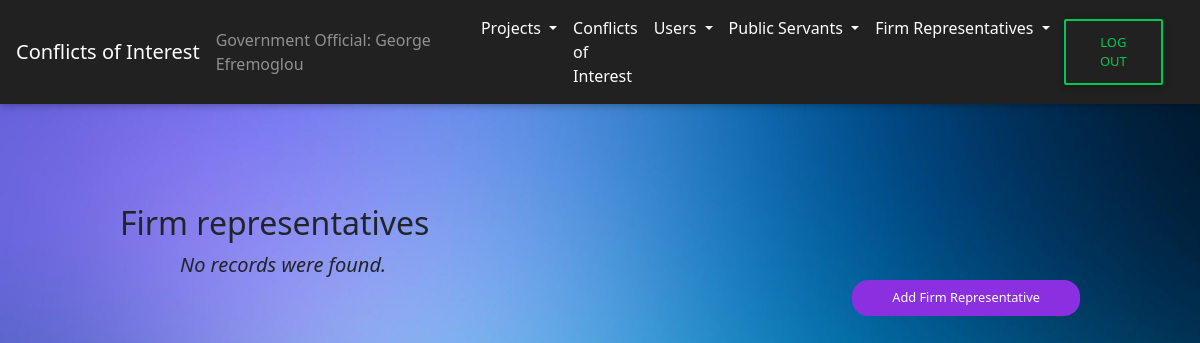
The app's page /CoI/view_firm_representatives_GO.php (signed in), older data.
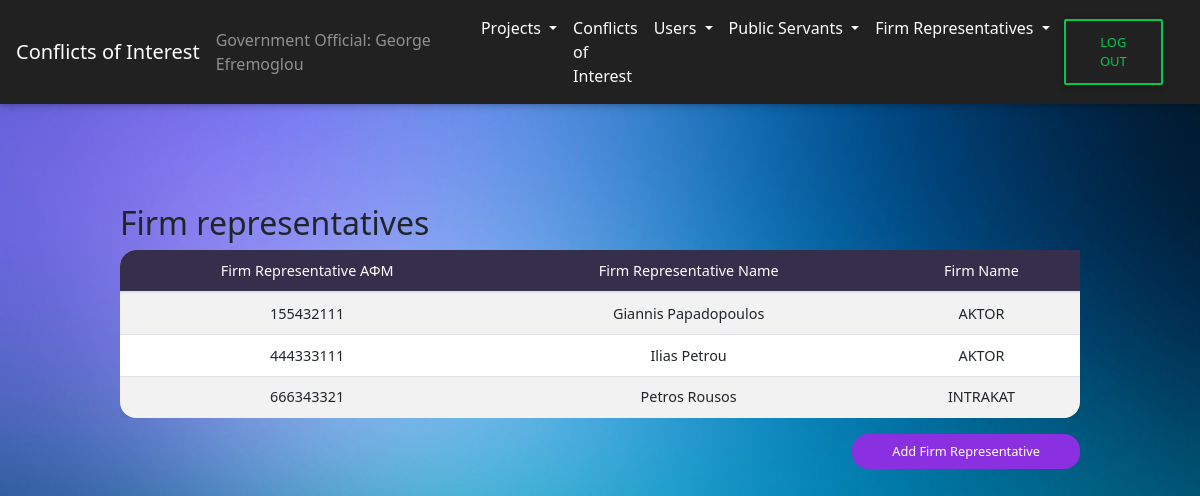
The same page, newer data.
### tables this page shows
CREATE TABLE `firm_representatives` (
  `fr_AFM` int(9) NOT NULL,
  `firm_id` int(9) NOT NULL
);

CREATE TABLE `users` (
  `AFM` int(11) NOT NULL,
  `name` varchar(50) NOT NULL,
  `password` varchar(255) NOT NULL,
  `user_type` varchar(2) NOT NULL,
  `created_at` datetime DEFAULT current_timestamp()
);

CREATE TABLE `firms` (
  `firm_id` int(9) NOT NULL,
  `firm_name` varchar(50) NOT NULL
);

### CoI/view_firm_representatives_GO.php (the view, shortened to what this page needs)
<?php include('header.php');
include('navbar_GO.php')
?>
<div id="Public Servants">
    <div class="wrapper-table">
        <div class="page-header clearfix">
            <h2 class="pull-left">Firm representatives</h2>
        </div>
        <?php
        $sql = "SELECT * FROM firm_representatives INNER JOIN users ON users.AFM = firm_representatives.fr_AFM INNER JOIN firms ON firm_representatives.firm_id = firms.firm_id";
        if ($result = mysqli_query($conn, $sql)) {
            if (mysqli_num_rows($result) > 0) {
                echo  "<table id='firm_representatives' class='table table-striped table-sm project-table' cellspacing='0' width='100%'>";
                echo "<thead>";
                echo "<tr>";
                echo "<th class='th-sm' id ='th-first'>Firm Representative ΑΦΜ</th>";
                echo "<th class='th-sm'>Firm Representative Name</th>";
                echo "<th class='th-sm'>Firm Name</th>";
                echo "</tr>";
                echo "</thead>";
                echo "<tbody>";
                while ($row = mysqli_fetch_array($result)) {
                    echo "<tr>";
                    echo "<td>" . $row['fr_AFM'] . "</td>";
                    echo "<td>" . $row['name'] . "</td>";
                    echo "<td>" . $row['firm_name'] . "</td>";
                    echo "</tr>";
                }
                echo "</table>";
            } else {
                echo "<p class='lead'><em>No records were found.</em></p>";
            }
        } else {
            echo "ERROR: Could not able to execute $sql. " . mysqli_error($conn);
        }
        echo "<a href='add_firm_representative_GO.php' class='submit-button'>Add Firm Representative</a>";
        ?>
    </div>
</div>
</body>
<?php include('footer.php') ?>
</html>

Row changes from the older to the newer data that the page shows:
now on this page (row unchanged): firm_representatives: fr_AFM "155432111", fr_AFM.name "Giannis Papadopoulos", firm.firm_name "AKTOR"
added firm_representatives: fr_AFM "444333111", fr_AFM.name "Ilias Petrou", firm.firm_name "AKTOR"
now on this page (row unchanged): firm_representatives: fr_AFM "666343321", fr_AFM.name "Petros Rousos", firm.firm_name "INTRAKAT"
Text that changed along with them:
text no longer shown: "No records were found."
text now shown: "Firm Representative ΑΦΜ Firm Representative Name Firm Name"
